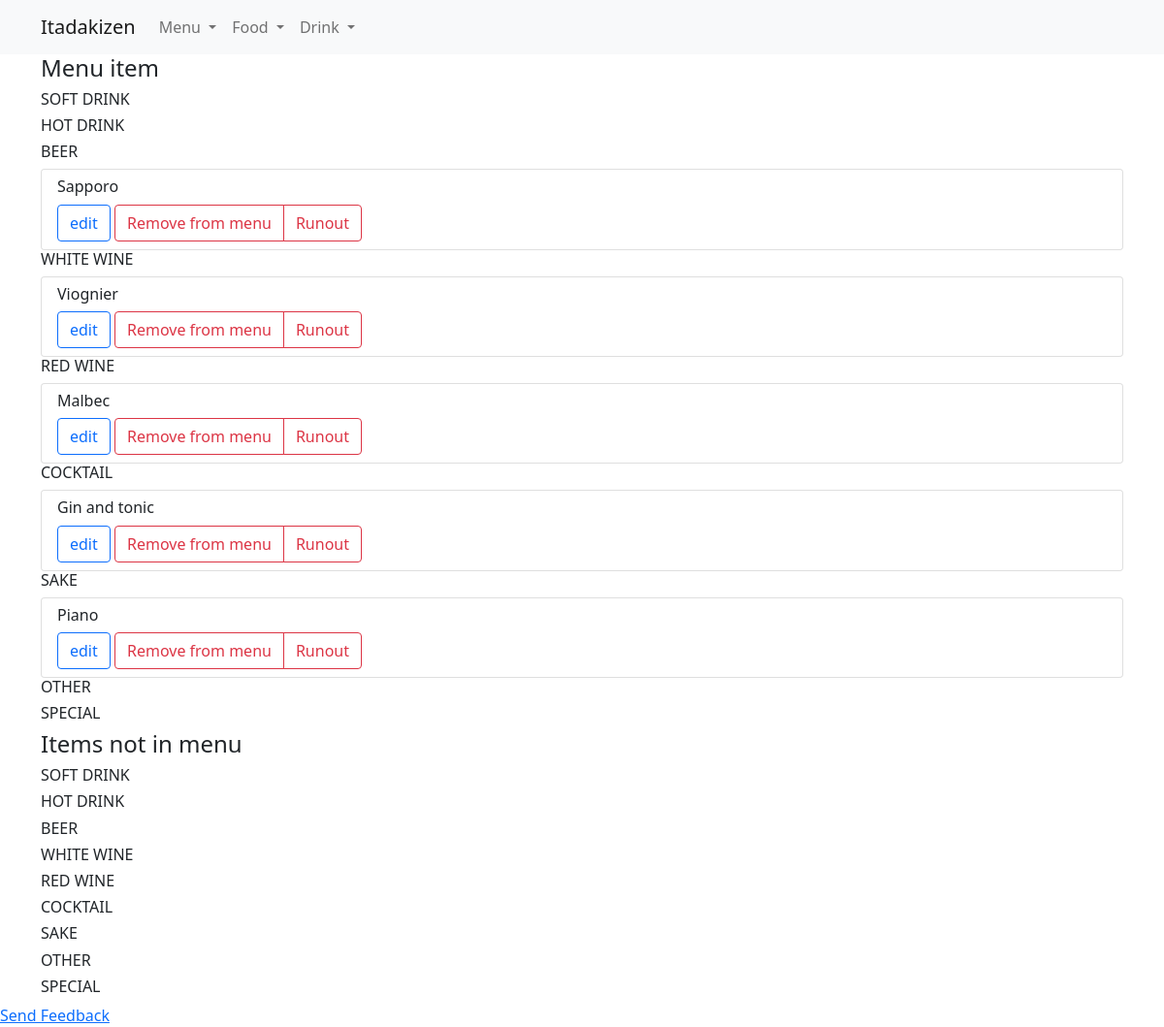
The app's page /editdrink with its own data.
### menu/models.py (models this page shows)
class DrinkMenuItem(models.Model):
    item_name = models.CharField(max_length=100, null=False, blank=False, primary_key=True)
    CATEGORY_CHOICES = [
        ('SOFT DRINK', 'Soft drink'),
        ('HOT DRINK', 'Hot drink'),
        ('BEER', 'Beer'),
        ('WHITE WINE', 'White wine'),
        ('RED WINE', 'Red wine'),
        ('COCKTAIL', 'Cocktail'),
        ('SAKE', 'Sake'),
        ('OTHER', 'Other'),
        ('SPECIAL', 'Special')
    ]
    category = models.CharField(max_length=50, choices=CATEGORY_CHOICES, null=False, blank=False)
    description = models.CharField(max_length=500, null=True, blank=True)
    price01 = models.DecimalField(max_digits=6, decimal_places=2, null=False, blank=False)
    price02 = models.DecimalField(max_digits=6, decimal_places=2, null=True, blank=True)
    price03 = models.DecimalField(max_digits=6, decimal_places=2, null=True, blank=True)
    active = models.BooleanField(default=True)
    runout = models.BooleanField(default=False)
    sulpher = models.BooleanField(default=False)

### menu/views.py (the view)
# urls.py: path('editdrink', views.editDrink, name='edit-drink'),
def editDrink(request):
    drink_menu = DrinkMenuItem.objects.all().order_by('item_name')
    link = 'drink'
    drink_category = DrinkMenuItem._meta.get_field('category').choices
    category = []
    for c in drink_category:
        category.append(c[0])
    return render(request, "menu/edit.html", {'menu':drink_menu, 'link':link, 'categories':category})

### menu/templates/menu/edit.html (shortened to what this page needs)
{% include "./header.html" %}
<body>
  {% include "./nav.html" %}
  <div class="container">
    <h4>Menu item</h4>
    {% for category in categories %}
    <h6>{{ category }}</h6>
    <ul class="list-group">
      {% for item in menu %}
      {% if item.category == category %}
        {% if item.active == True %}
          <li class="list-group-item">
            <h6>{{ item.item_name }}</h6>
            <a class="btn btn-outline-primary" role="button" href="/update/{{ link }}/{{ item.item_name }}">edit</a>
              <div class="btn-group" role="group" aria-label="Basic mixed styles example">
                  {% if item.active %}
                    <a class="btn btn-outline-danger" id="edit-button" role="button" href="/active/{{ link }}/{{ item.item_name}}">Remove from menu</a>
                  {% endif %}
                  {% if item.runout %}
                    <a class="btn btn-outline-success" id="edit-button" role="button" href="/runout/{{ link }}/{{ item.item_name }}">Bring back to menu</a>
                  {% else %}
                    <a class="btn btn-outline-danger" id="edit-button" role="button" href="/runout/{{ link }}/{{ item.item_name }}">Runout</a>
                  {% endif %}
              </div>
          </li>
        </ul>
      {% endif %}
      {% endif %}
      {% endfor  %}
    {% endfor %}
    <h4>Items not in menu</h4>
    {% for category in categories %}
    <h6>{{ category }}</h6>
    {% endfor %}
  </div>
{% include "./footer.html" %}
</body>

### records on screen
DrinkMenuItem: item_name "Sapporo"
DrinkMenuItem: item_name "Viognier"
DrinkMenuItem: item_name "Malbec"
DrinkMenuItem: item_name "Gin and tonic"
DrinkMenuItem: item_name "Piano"

### other values on screen
{{ category }} "SOFT DRINK" "HOT DRINK" "BEER" "WHITE WINE" "RED WINE" "COCKTAIL" "SAKE" "OTHER" "SPECIAL"
